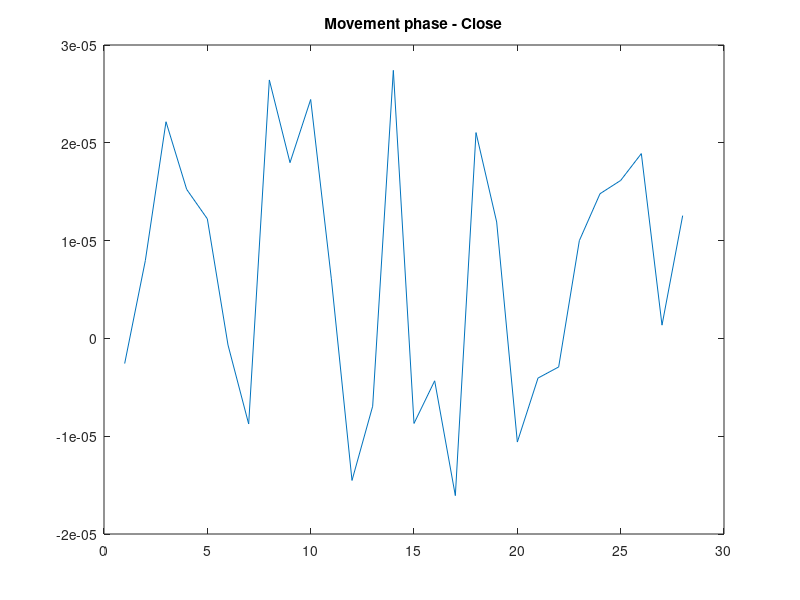
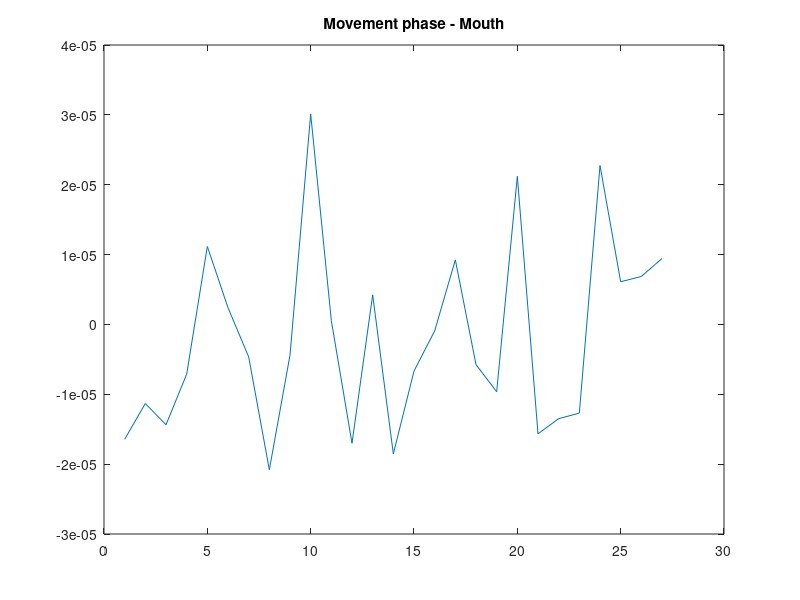
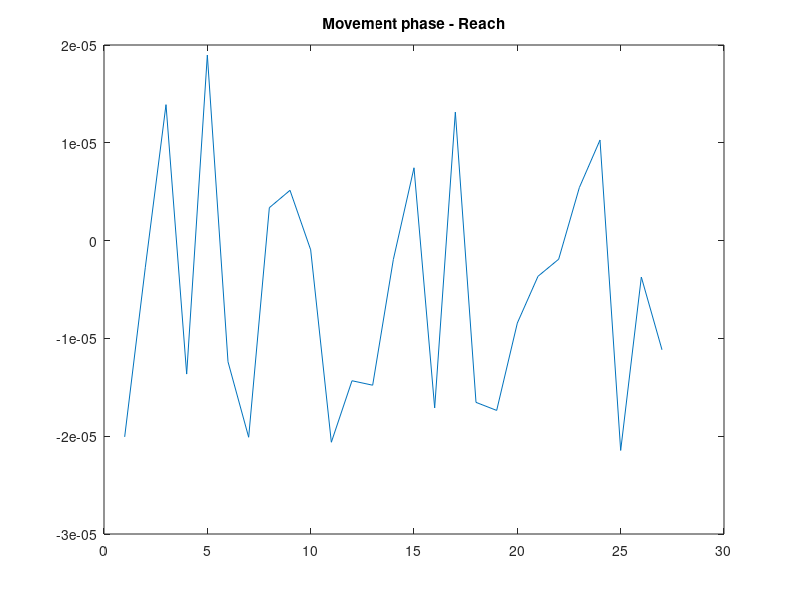
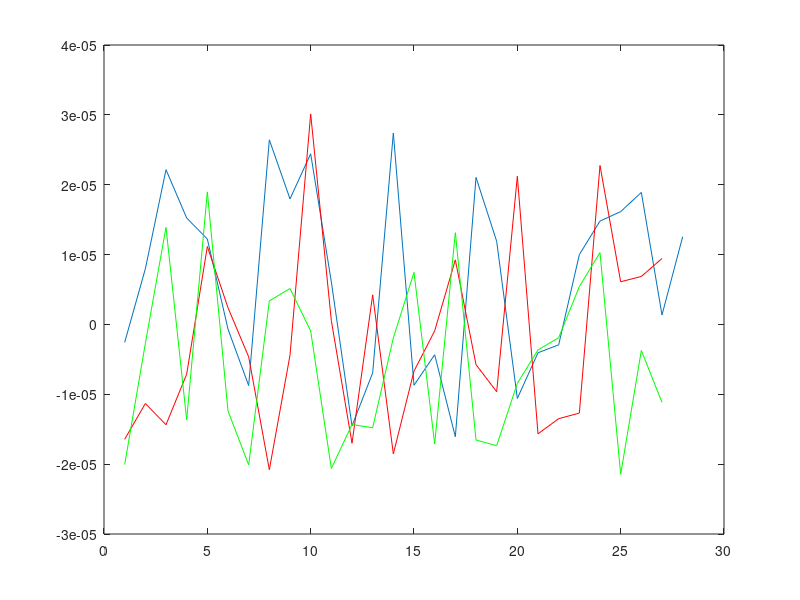

The MATLAB script that drew these images, in order: (Note: a time limit stopped this script after it produced the figures.)
%% T1


load('Close_C3.mat')
load('Mouth_C3.mat')
load('Reach_C3.mat')
% Close
figure(11)
for i=1:size(Close_C3,1)
   rest_close(i,:)=Close_C3(i,1:3600);
   movement_close(i,:)=Close_C3(i,3601:end);
      subplot(4,7,i)
   plot(movement_close(i,:))
   title(['Movement Close - Trial ' int2str(i)])
end

rest_close_ave=mean(rest_close,2);
movement_close_ave=mean(movement_close,2);

% Mouth
figure(12)
for i=1:size(Mouth_C3,1)
   rest_mouth(i,:)=Mouth_C3(i,1:3600);
   movement_mouth(i,:)=Mouth_C3(i,3601:end);
      subplot(4,7,i)
   plot(movement_mouth(i,:))
   title(['Movement Mouth - Trial ' int2str(i)])
end

rest_mouth_ave=mean(rest_mouth,2);
movement_mouth_ave=mean(movement_mouth,2);

% Reach
   figure(13)
for i=1:size(Reach_C3,1)
   rest_reach(i,:)=Reach_C3(i,1:3600);
   movement_reach(i,:)=Reach_C3(i,3601:end);

   subplot(4,7,i)
   plot(movement_reach(i,:))
   title(['Movement Reach - Trial ' int2str(i)])
end

rest_reach_ave=mean(rest_reach,2);
movement_reach_ave=mean(movement_reach,2);







% To do : reject trials that are not good enough 






% Plot all

figure(1)
plot(movement_close_ave)
title('Movement phase - Close')

figure(2)
plot(movement_mouth_ave)
title('Movement phase - Mouth')

figure(3)
plot(movement_reach_ave)
title('Movement phase - Reach')


figure(4)
plot(movement_close_ave)
hold on
plot(movement_mouth_ave,'r')
hold on
plot(movement_reach_ave,'g')
